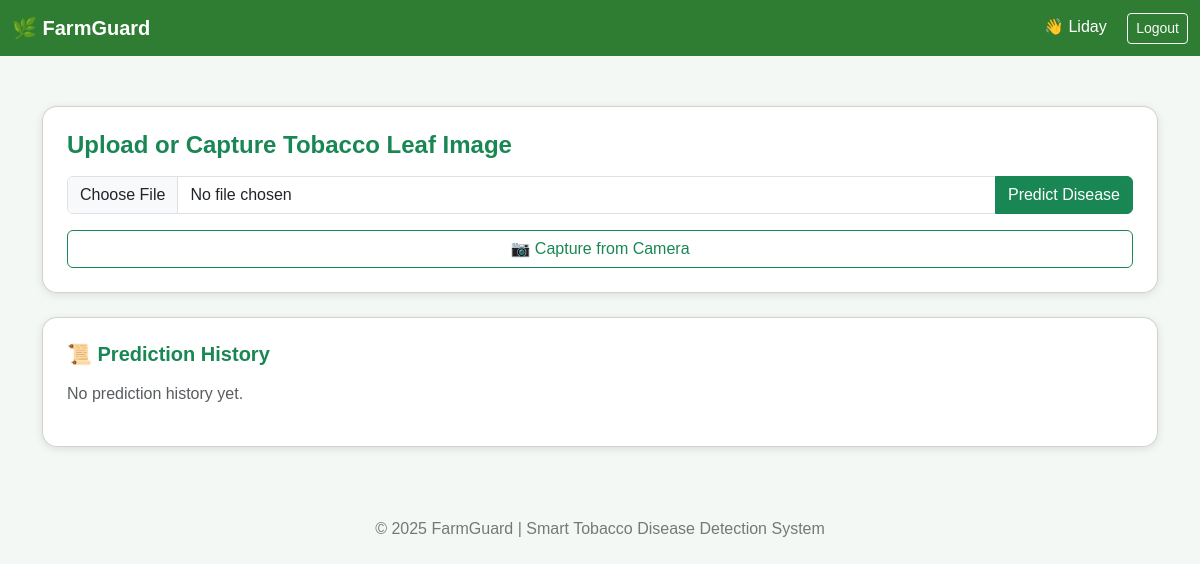
/dashboard (signed in), run on an earlier commit of the app's database.
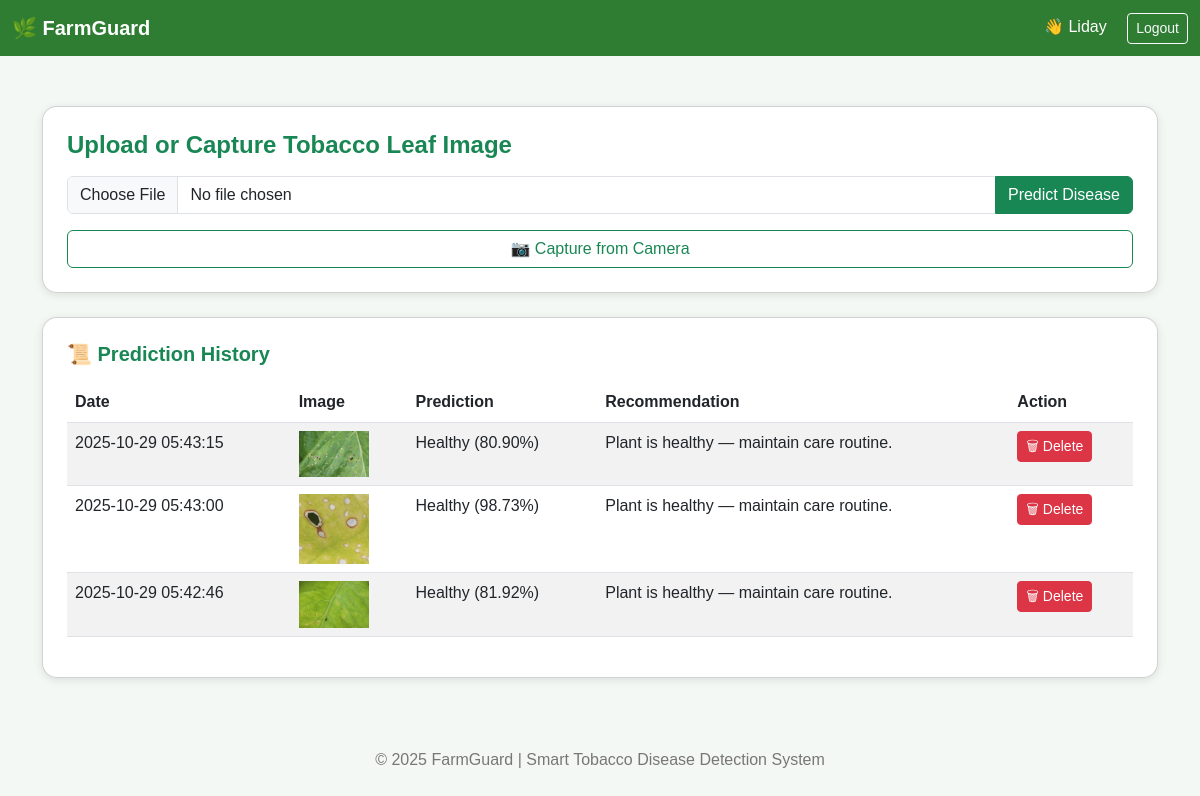
And on a later commit of the database.
### app.py (models this page shows)
class User(UserMixin, db.Model):
    id = db.Column(db.Integer, primary_key=True)
    username = db.Column(db.String(80), unique=True, nullable=False)
    email = db.Column(db.String(120), unique=True, nullable=False)
    password = db.Column(db.String(200), nullable=False)
    is_admin = db.Column(db.Boolean, default=False)
    histories = db.relationship("History", backref="user", lazy=True)

class History(db.Model):
    id = db.Column(db.Integer, primary_key=True)
    filename = db.Column(db.String(200))
    prediction = db.Column(db.String(120))
    recommendation = db.Column(db.String(500))
    date = db.Column(db.DateTime, default=datetime.datetime.utcnow)
    user_id = db.Column(db.Integer, db.ForeignKey("user.id"), nullable=False)

### app.py (the view, shortened to what this page needs)
@app.route("/dashboard", methods=["GET", "POST"])
@login_required
def dashboard():
    histories = History.query.filter_by(user_id=current_user.id).order_by(History.date.desc()).all()
    return render_template("dashboard.html", histories=histories)

### app.py (called while the page is built)
@login_manager.user_loader
def load_user(user_id):
    return User.query.get(int(user_id))

### templates/dashboard.html (shortened to what this page needs)
<!DOCTYPE html>
<html lang="en">
<head>
    <link rel="stylesheet" href="https://cdn.jsdelivr.net/npm/bootstrap@5.3.0/dist/css/bootstrap.min.css">
</head>
<body>
<nav class="navbar navbar-expand-lg">
    <div class="container-fluid">
        <a class="navbar-brand fw-bold" href="#">🌿 FarmGuard</a>
        <div class="ms-auto">
            <span class="navbar-text me-3">👋 {{ current_user.username }}</span>
            <a href="{{ url_for('logout') }}" class="btn btn-outline-light btn-sm">Logout</a>
        </div>
    </div>
</nav>
<div class="container">
    <div class="card p-4">
        <h4 class="text-success fw-bold mb-3">Upload or Capture Tobacco Leaf Image</h4>
        <form method="POST" enctype="multipart/form-data" class="mb-3">
            <div class="input-group">
                <input type="file" class="form-control" id="imageInput" name="image" accept="image/*" onchange="previewImage(event)" required>
                <button type="submit" class="btn btn-success">Predict Disease</button>
            </div>
        </form>
        <button class="btn btn-outline-success" onclick="openCamera()">📷 Capture from Camera</button>
    </div>
    <div class="card mt-4 p-4">
        <h5 class="text-success fw-bold mb-3">📜 Prediction History</h5>
        {% if histories %}
        <table class="table table-striped">
            <thead>
                <tr>
                    <th>Date</th>
                    <th>Image</th>
                    <th>Prediction</th>
                    <th>Recommendation</th>
                    <th>Action</th>
                </tr>
            </thead>
            <tbody>
                {% for record in histories %}
                <tr>
                    <td>{{ record.date.strftime('%Y-%m-%d %H:%M:%S') }}</td>
                    <td><img src="{{ url_for('uploaded_file', filename=record.filename) }}" width="70"></td>
                    <td>{{ record.prediction }}</td>
                    <td>{{ record.recommendation }}</td>
                    <td>
                        <a href="{{ url_for('delete_record', record_id=record.id) }}" class="btn btn-sm btn-danger">🗑 Delete</a>
                    </td>
                </tr>
                {% endfor %}
            </tbody>
        </table>
        {% else %}
        <p class="text-muted">No prediction history yet.</p>
        {% endif %}
    </div>
</div>
<footer>
    <p>© 2025 FarmGuard | Smart Tobacco Disease Detection System</p>
</footer>
</body>
</html>

### templates/dashboard.html (style rules this page uses)
body { background-color: #f4f8f5; font-family: 'Poppins', sans-serif; }
.navbar { background-color: #2e7d32; }
.navbar-brand, .nav-link, .navbar-text { color: white !important; }
.container { margin-top: 50px; }
.card { border-radius: 15px; box-shadow: 0 2px 8px rgba(0,0,0,0.1); }
footer { text-align: center; margin-top: 50px; padding: 20px; color: #777; }

What changed in the data, as far as the page shows it:
added History: date "2025-10-29 05:43:15", filename (picture), prediction "Healthy (80.90%)", recommendation "Plant is healthy — maintain care routine."
added History: date "2025-10-29 05:43:00", filename (picture), prediction "Healthy (98.73%)", recommendation "Plant is healthy — maintain care routine."
added History: date "2025-10-29 05:42:46", filename (picture), prediction "Healthy (81.92%)", recommendation "Plant is healthy — maintain care routine."
Also different on the page:
text no longer shown: "No prediction history yet."
text now shown: "Date Image Prediction Recommendation Action"
